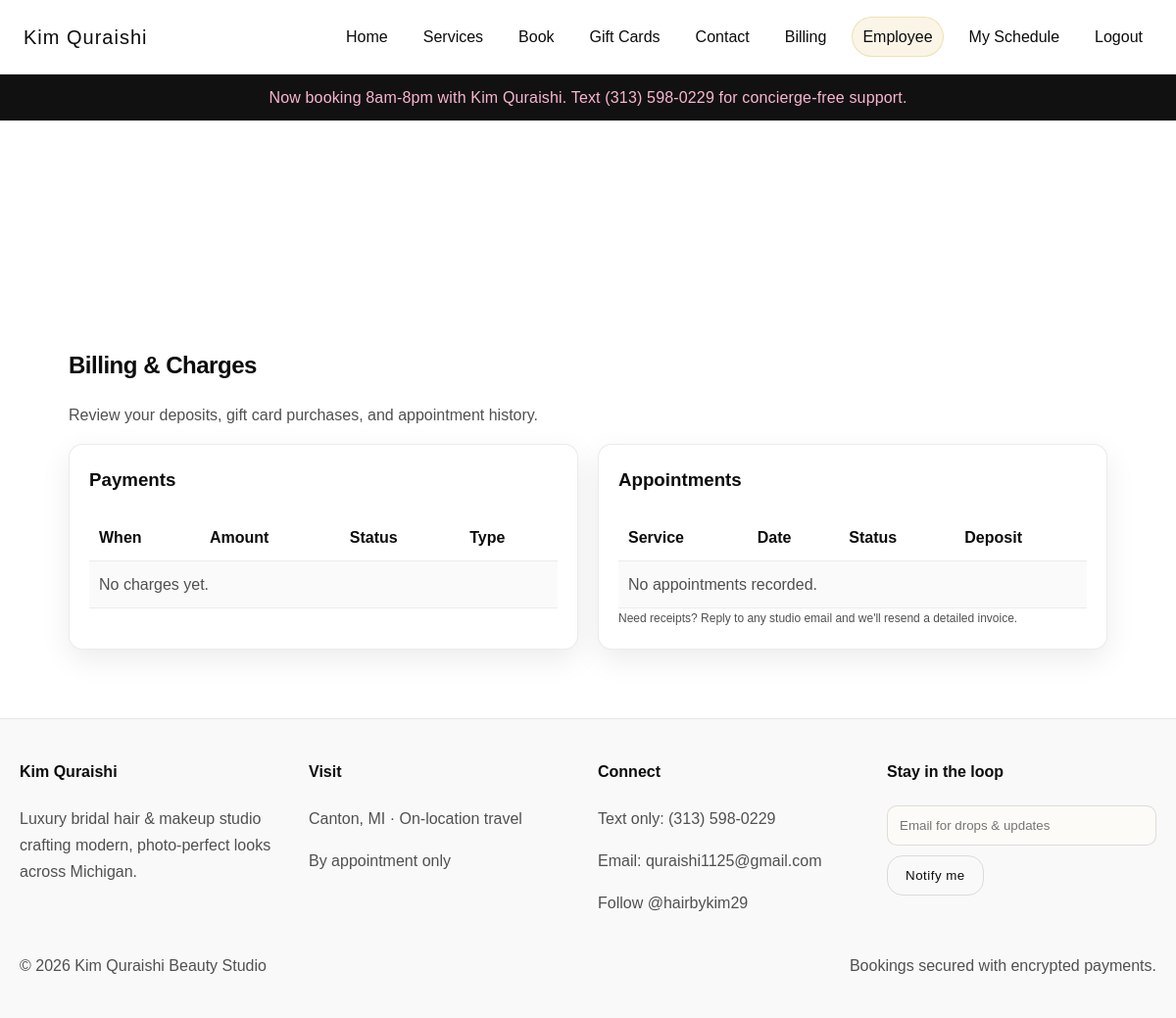
Page /billing (signed in) on the committed database.
### tables this page shows
CREATE TABLE users (
            id INTEGER PRIMARY KEY AUTOINCREMENT,
            name TEXT NOT NULL,
            email TEXT UNIQUE NOT NULL,
            phone TEXT,
            role TEXT NOT NULL,
            password_hash TEXT NOT NULL,
            created_at TEXT DEFAULT CURRENT_TIMESTAMP
        );

CREATE TABLE site_settings (
            key TEXT PRIMARY KEY,
            value TEXT,
            updated_at TEXT DEFAULT CURRENT_TIMESTAMP
        );

### app.py (the view)
@app.route("/billing")
def billing():
    user = current_user()
    if not user:
        flash("Login to see your billing history.", "error")
        return redirect(url_for("login"))
    conn = get_db()
    payments = conn.execute(
        "SELECT * FROM payments WHERE client_email=? ORDER BY datetime(created_at) DESC",
        (user["email"],),
    ).fetchall()
    appointments = conn.execute(
        """
        SELECT a.*, s.name as service_name
        FROM appointments a
        LEFT JOIN services s ON a.service_id=s.id
        LEFT JOIN clients c ON a.client_id=c.id
        WHERE c.email=?
        ORDER BY datetime(a.start_time) DESC
        """,
        (user["email"],),
    ).fetchall()
    conn.close()
    return render_template("billing.html", payments=payments, appointments=appointments, format_currency=format_currency)

### app.py (called while the page is built)
def get_db():
    conn = sqlite3.connect(DATABASE)
    conn.row_factory = sqlite3.Row
    return conn

def current_user():
    user_id = session.get("user_id")
    if not user_id:
        return None
    conn = get_db()
    user = conn.execute("SELECT * FROM users WHERE id=?", (user_id,)).fetchone()
    conn.close()
    return user

def get_setting(key: str, default: str = "") -> str:
    conn = get_db()
    row = conn.execute("SELECT value FROM site_settings WHERE key=?", (key,)).fetchone()
    conn.close()
    return row["value"] if row else default

@app.context_processor
def inject_user():
    return {
        "current_user": current_user(),
        "now": datetime.now,
        "announcement": get_setting("announcement", ""),
    }

### templates/billing.html
{% extends 'base.html' %}
{% block content %}
<section class="section">
    <h2 class="section-title">Billing & Charges</h2>
    <p class="muted">Review your deposits, gift card purchases, and appointment history.</p>
    <div class="grid">
        <div class="card">
            <h3>Payments</h3>
            <table class="table">
                <tr><th>When</th><th>Amount</th><th>Status</th><th>Type</th></tr>
                {% for p in payments %}
                <tr>
                    <td>{{ p['created_at']|beauty_time }}</td>
                    <td>{{ format_currency(p['amount_cents']) }}</td>
                    <td>{{ p['status'] }}</td>
                    <td>{{ p['category']|replace('_', ' ')|title() }}</td>
                </tr>
                {% else %}
                <tr><td colspan="4" class="muted">No charges yet.</td></tr>
                {% endfor %}
            </table>
        </div>
        <div class="card">
            <h3>Appointments</h3>
            <table class="table">
                <tr><th>Service</th><th>Date</th><th>Status</th><th>Deposit</th></tr>
                {% for appt in appointments %}
                <tr>
                    <td>{{ appt['service_name'] }}</td>
                    <td>{{ appt['start_time']|beauty_time }}</td>
                    <td>{{ appt['status'] }}</td>
                    <td>{{ format_currency(appt['amount_cents'] or 0) }}</td>
                </tr>
                {% else %}
                <tr><td colspan="4" class="muted">No appointments recorded.</td></tr>
                {% endfor %}
            </table>
            <div class="muted small">Need receipts? Reply to any studio email and we'll resend a detailed invoice.</div>
        </div>
    </div>
</section>
{% endblock %}

### templates/base.html (shortened to what this page needs)
<!doctype html>
<html lang="en">
<head>
    <link rel="stylesheet" href="{{ url_for('static', filename='styles.css') }}" />
</head>
<body class="bg-black luxe-bg">
    <nav class="navbar">
        <div class="brand">Kim Quraishi</div>
        <div class="nav-links" id="nav-links">
            <a href="{{ url_for('home') }}">Home</a>
            <a href="{{ url_for('services') }}">Services</a>
            <a href="{{ url_for('book') }}">Book</a>
            <a href="{{ url_for('gift_cards') }}">Gift Cards</a>
            <a href="{{ url_for('contact') }}">Contact</a>
            {% if current_user %}
                <a href="{{ url_for('billing') }}">Billing</a>
                <span class="badge">{{ current_user['role'].title() }}</span>
                {% if current_user['role'] == 'admin' %}
                <a href="{{ url_for('admin') }}">Admin</a>
                {% elif current_user['role'] == 'employee' %}
                <a href="{{ url_for('employee_dashboard') }}">My Schedule</a>
                {% endif %}
                <a href="{{ url_for('logout') }}">Logout</a>
            {% else %}
                <a href="{{ url_for('login') }}">Login</a>
                <a href="{{ url_for('signup') }}" class="pill">Sign Up</a>
            {% endif %}
        </div>
    </nav>
    {% if announcement %}
    <div class="announcement-bar">
        <div class="announcement-text">{{ announcement }}</div>
    </div>
    {% endif %}
    <main>
        <div class="section">
        </div>
        {% block content %}{% endblock %}
    </main>
    <footer class="footer">
        <div class="footer-grid">
            <div>
                <h4>Kim Quraishi</h4>
                <p>Luxury bridal hair &amp; makeup studio crafting modern, photo-perfect looks across Michigan.</p>
            </div>
            <div>
                <h4>Visit</h4>
                <p>Canton, MI · On-location travel</p>
                <p class="muted">By appointment only</p>
            </div>
            <div>
                <h4>Connect</h4>
                <p>Text only: <a href="tel:3135980229">(313) 598-0229</a></p>
                <p>Email: <a href="mailto:quraishi1125@gmail.com">quraishi1125@gmail.com</a></p>
                <p class="muted">Follow @hairbykim29</p>
            </div>
            <div>
                <h4>Stay in the loop</h4>
                <form>
                    <input type="email" placeholder="Email for drops & updates" />
                    <button class="btn ghost" type="button">Notify me</button>
                </form>
            </div>
        </div>
        <div class="footer-bottom">
            <span>© {{ now().year }} Kim Quraishi Beauty Studio</span>
            <span class="muted">Bookings secured with encrypted payments.</span>
        </div>
    </footer>
</body>
</html>

### static/styles.css (style rules this page uses)
:root { --ink: #0c0c0c; --canvas: #ffffff; --stone: #f4f4f4; --accent: #d4af37; --soft-accent: #f9f9f9; --text: #0c0c0c; --muted: #505050; }
* { box-sizing: border-box; }
body { margin: 0; font-family: 'HeadingNow74', 'HeadingNow96', sans-serif; color: var(--text); background: radial-gradient(circle at 20% 20%, rgba(212,175,55,0.06), transparent 35%), var(--canvas); min-height: 100vh; line-height: 1.7; }
.luxe-bg { background: var(--canvas); }
a { color: inherit; text-decoration: none; }
.navbar { display: flex; justify-content: space-between; align-items: center; padding: 16px 24px; border-bottom: 1px solid rgba(0,0,0,0.08); background: rgba(255,255,255,0.9); backdrop-filter: blur(6px); position: sticky; top: 0; z-index: 10; }
.brand { font-family: 'HeadingNow96', sans-serif; color: var(--ink); letter-spacing: 1px; font-size: 20px; }
.nav-links { display: flex; gap: 16px; align-items: center; flex-wrap: wrap; transition: max-height 0.3s ease, opacity 0.3s ease; }
.nav-links a, .nav-links .pill { padding: 8px 10px; border-radius: 10px; font-family: 'HeadingNow74', sans-serif; transition: background 0.2s ease; }
.btn { display: inline-block; padding: 12px 18px; background: linear-gradient(135deg, #e7c75c, var(--accent)); color: var(--ink); border-radius: 16px; border: 1px solid var(--accent); font-family: 'HeadingNow96', sans-serif; cursor: pointer; letter-spacing: 0.5px; transition: transform 0.2s ease, box-shadow 0.2s ease, background 0.2s ease; }
.btn.ghost { background: transparent; color: var(--ink); border: 1px solid rgba(0,0,0,0.12); }
.section { max-width: 1100px; margin: 0 auto; padding: 70px 20px; }
.section-title { font-family: 'HeadingNow96', sans-serif; color: var(--ink); margin-bottom: 14px; letter-spacing: -0.02em; }
.grid { display: grid; grid-template-columns: repeat(auto-fit, minmax(280px, 1fr)); gap: 20px; }
.card { background: #ffffff; border: 1px solid rgba(0,0,0,0.08); border-radius: 14px; padding: 20px; box-shadow: 0 10px 30px rgba(0,0,0,0.08); position: relative; overflow: hidden; }
.card::before { content: ''; position: absolute; inset: 0; background: linear-gradient(120deg, rgba(0,0,0,0.03), transparent 55%); opacity: 0; transition: opacity 0.3s ease; pointer-events: none; }
.card h3 { font-family: 'HeadingNow96', sans-serif; margin-top: 0; color: var(--ink); }
.muted { color: var(--muted); }
.small { font-size: 12px; }
.badge { background: rgba(212,175,55,0.12); color: var(--ink); padding: 6px 10px; border-radius: 999px; font-family: 'HeadingNow74', sans-serif; border: 1px solid rgba(212,175,55,0.3); }
.table { width: 100%; border-collapse: collapse; }
.table th, .table td { padding: 10px; border-bottom: 1px solid rgba(0,0,0,0.06); text-align: left; }
.table tr:nth-child(even) { background: rgba(0,0,0,0.02); }
footer { background: var(--soft-accent); padding: 40px 20px; border-top: 1px solid rgba(0,0,0,0.08); }
.footer-grid { max-width: 1200px; margin: 0 auto; display: grid; grid-template-columns: repeat(auto-fit, minmax(220px, 1fr)); gap: 20px; align-items: start; }
.footer h4 { margin-top: 0; color: var(--ink); font-family: 'HeadingNow96', sans-serif; }
.footer p, .footer a { color: var(--muted); }
.footer form { display: flex; gap: 10px; flex-wrap: wrap; }
.footer input { flex: 1; min-width: 200px; }
.footer .muted { color: var(--muted); }
.footer-bottom { max-width: 1200px; margin: 20px auto 0; display: flex; justify-content: space-between; color: var(--muted); flex-wrap: wrap; gap: 10px; }
input, select, textarea { padding: 12px; border-radius: 10px; border: 1px solid rgba(0,0,0,0.12); background: #fdfbf7; color: var(--text); font-family: 'HeadingNow74', sans-serif; }
.announcement-bar { background: #111; color: #f9b5d0; padding: 10px 16px; text-align: center; letter-spacing: 0.01em; }

### rows in the picture
users: role "Employee"
site_settings: value "Now booking 8am-8pm with Kim Quraishi. Text (313) 598-0229 for concierge-free support."
